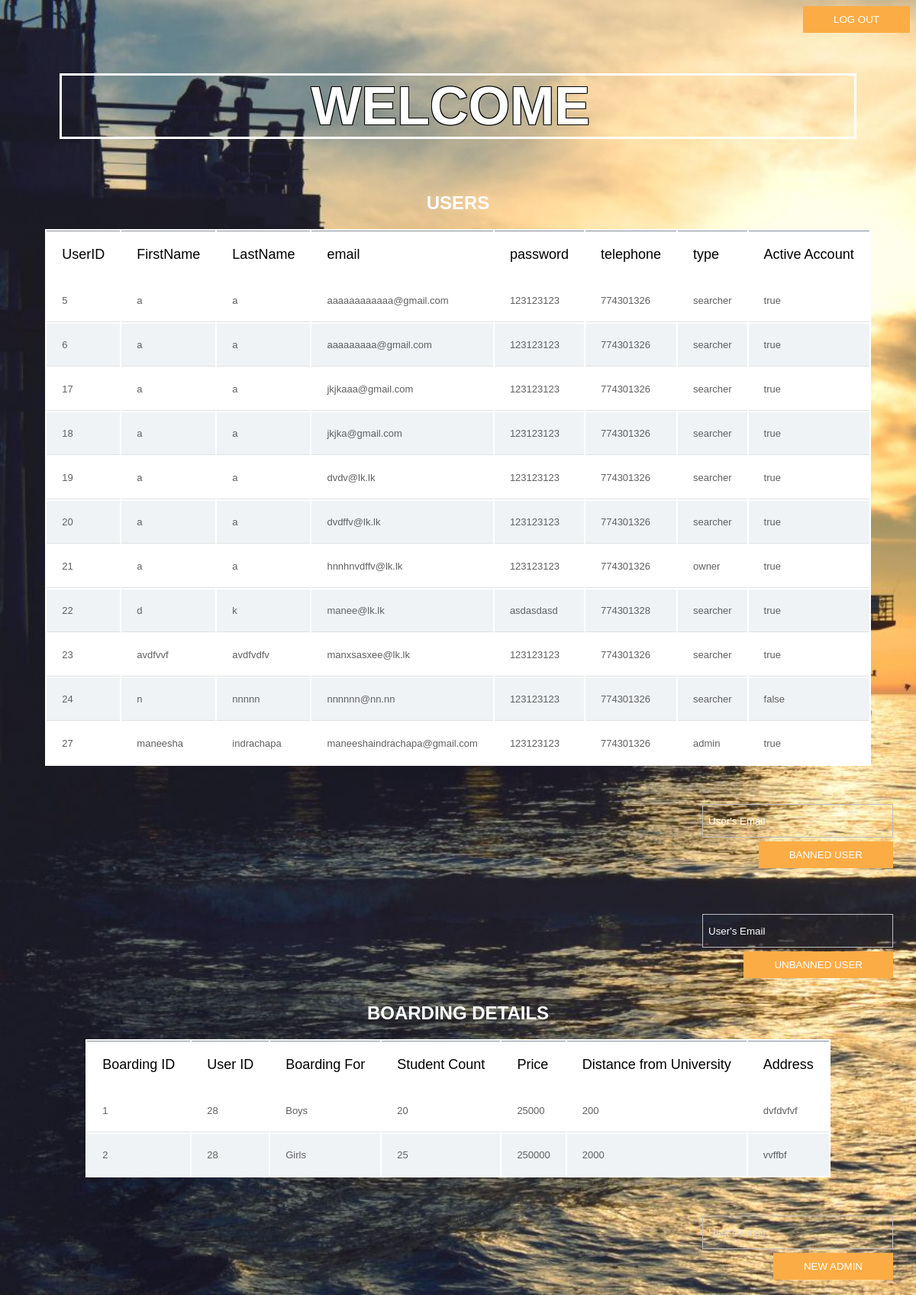
The app's page /process_admin.php with its own data.
### tables this page shows
CREATE TABLE `users` (
  `userID` int(11) NOT NULL,
  `firstName` varchar(50) NOT NULL,
  `lastName` varchar(50) NOT NULL,
  `email` varchar(80) NOT NULL,
  `password` varchar(50) NOT NULL,
  `telephone` int(11) NOT NULL,
  `type` varchar(10) NOT NULL,
  `profPic` varchar(50) NOT NULL,
  `active` varchar(10) NOT NULL
);

CREATE TABLE `boarding_details` (
  `boardingID` int(11) NOT NULL,
  `userID` int(11) NOT NULL,
  `boardingFor` varchar(10) NOT NULL,
  `studentCount` int(10) NOT NULL,
  `price` int(11) NOT NULL,
  `distance` int(10) NOT NULL,
  `address` varchar(80) NOT NULL
);

### php/DbConfig.php (called while the page is built, shortened)
<?php
class DbConfig{
    private $_host='localhost';
    private $_username='root';
    private $_password='';
    private $_database='accomodate_me_1';
    protected $connection;
    public function __construct(){
        if(!isset($this->connection)){
            $this->connection=new mysqli($this->_host,$this->_username,$this->_password,$this->_database);
        }
        return $this->connection;
    }
}
?>

### php/Crud.php (called while the page is built, shortened)
<?php
include_once 'DbConfig.php';
class Crud extends DbConfig{
    public function getData($query){
        $result=$this->connection->query($query);
        $rows=array();
        while($row=$result->fetch_assoc()){
            $rows[]=$row;
        }
        return $rows;
    }
}

### process_admin.php (the view, shortened to what this page needs)
<?php
include_once("php/Crud.php");
$crud=new Crud();
$email=$_SESSION['email'];
$name=$crud->getData("SELECT firstName FROM users where email='$email'");
$userDetails=$crud->getData("SELECT userID,firstName,lastName,email,password,telephone,type,active FROM users");
$boardingDetails=$crud->getData("SELECT boardingID,userID,boardingFor,studentCount,price,distance,address FROM boarding_details");
?>
<html>
    <head>
        <link href="css/style_process_admin.css" type="text/css" rel="stylesheet">
    </head>
    <body>
        <div style="float:right" class='log_out'>
            <form align="right" name="form1" method="post" action="php/logout.php">
              <label class="logoutLblPos">
                  <button name="log_out" type="submit" id="log_out" class="btn btn-info">Log Out</button>
              </label>
            </form>
            </div><br>
        <div>
        <h1>Welcome&nbsp;<?php echo $name[0]['firstName'];?></h1>
        <h2>Users</h2>
        <table class="table">
            <thead>
            <tr>
                <th>UserID</th>
                <th>FirstName</th>
                <th>LastName</th>
                <th>email</th>
                <th>password</th>
                <th>telephone</th>
                <th>type</th>
                <th>Active Account</th>
            </tr>
            </thead>
            <tbody>
        <?php
        if (sizeof($userDetails)> 0) {
            for($x=0;$x<sizeof($userDetails);$x++) {
                echo  "<tr><td>".$userDetails[$x]['userID']."</td><td>".$userDetails[$x]['firstName']."</td><td>".$userDetails[$x]['lastName']."</td><td>".$userDetails[$x]['email']."</td><td>".$userDetails[$x]['password']."</td><td>".$userDetails[$x]['telephone']."</td><td>".$userDetails[$x]['type']."</td><td>".$userDetails[$x]['active']."</td></tr>";
                }
            }else {
                echo "0 results";
                }
        ?>
            </tbody>
        </table>
        <div style="float:right">
            <form align="right" name="form2"  method="post" action="process_admin.php" class="admin-email-form">
              <label>
                  <input type="email" style="color:white" class="form-control" name="remove_email" value="User's Email">
                  <button name="removeEmailButton" type="submit"  class="btn btn-info">Banned User</button>
              </label>
            </form>
            </div><br><br><br><br><br><br><br><br>
         <div style="float:right">
            <form align="right" name="form2"  method="post" action="process_admin.php" class="admin-email-form">
              <label>
                  <input type="email" style="color:white" class="form-control" name="active_email" value="User's Email">
                  <button name="activeEmailButton" type="submit"  class="btn btn-info">Unbanned User</button>
              </label>
            </form>
            </div><br><br><br><br><br><br><br>
                <h2>Boarding Details</h2>
        <table class="table">
            <thead>
            <tr>
                <th>Boarding ID</th>
                <th>User ID</th>
                <th>Boarding For</th>
                <th>Student Count</th>
                <th>Price</th>
                <th>Distance from University</th>
                <th>Address</th>
            </tr>
            </thead>
            <tbody>
        <?php
        if ($boardingDetails> 0) {
           for($x=0;$x<sizeof($boardingDetails);$x++){
                echo  "<tr><td>".$boardingDetails[$x]['boardingID']."</td><td>".$boardingDetails[$x]['userID']."</td><td>".$boardingDetails[$x]['boardingFor']."</td><td>".$boardingDetails[$x]['studentCount']."</td><td>".$boardingDetails[$x]['price']."</td><td>".$boardingDetails[$x]['distance']."</td><td>".$boardingDetails[$x]['address']."</td></tr>";
                }
            }else {
                echo "0 results";
                }
        ?>
            </tbody>
        </table>
        </div>
        <div style="float:right">
            <form align="right" name="form1"  method="post" action="process_admin.php" class="admin-email-form">
              <label>
                  <input type="email" style="heght:40px" class="form-control" name="adminemail" value="User's Email">
                  <button name="adminEmailButton" type="submit"  class="btn btn-info" >New Admin</button>
              </label>
            </form>
            </div><br>
    </body>
</html>

### css/style_process_admin.css (style rules this page uses)
* { -moz-box-sizing: border-box; -webkit-box-sizing: border-box; box-sizing: border-box; }
body { background-image:url(../img/slider/02.jpg); background-repeat: no-repeat; background-size: cover; font-family: 'Raleway',sans-serif; background-attachment: fixed; height: 100%; }
h2 { color: white; font-family: 'Raleway',sans-serif; text-align: center; margin-top: 20px; text-transform: uppercase; }
h1 { color: white; font-family: 'Raleway',sans-serif; text-align: center; font-size: 70px; border: solid; margin: 70px; text-transform: uppercase; text-shadow: -1px -1px 0 #000,1px -1px 0 #000,-1px 1px 0 #000,1px 1px 0 #000; }
.btn.btn-info { background: #FCAC45; border: 0; border-radius:0%; padding: 10px 40px; color: #ffffff; text-transform: uppercase; }
table { border-collapse: separate; background:#fff; @include border-radius(5px); margin:20px auto; @include box-shadow(0px 0px 5px rgba(0,0,0,0.3)); }
thead { @include border-radius(5px); }
tbody tr td { font-family: 'Raleway',sans-serif; font-weight:400; color:#5f6062; font-size:13px; padding:20px 20px 20px 20px; border-bottom:1px solid #e0e0e0; }
tbody tr:nth-child(2n) { background:#f0f3f5; }
.form-control { width: 250px; background: none; height: 40px; color: #ddd; background: none; height: 44px; color: #ddd; }
.admin-email-form { margin:10px ; max-width: 400px; padding: 20px 12px 10px 20px; font-size: 13px ; font-family:'Raleway',sans-serif; }
.admin-email-form input[type=email] { box-sizing: border-box; -webkit-box-sizing: border-box; -moz-box-sizing: border-box; border:1px solid #BEBEBE; padding: 7px; margin-bottom:5px; -webkit-transition: all 0.30s ease-in-out; -moz-transition: all 0.30s ease-in-out; -ms-transition: all 0.30s ease-in-out; -o-transition: all 0.30s ease-in-out; outline: none; }
.admin-email-form input[type=email]:focus, { -moz-box-shadow: 0 0 8px #88D5E9; -webkit-box-shadow: 0 0 8px #88D5E9; box-shadow: 0 0 8px #88D5E9; border: 1px solid #88D5E9; }

### records on screen
users: userID "5", firstName "a", lastName "a", email "aaaaaaaaaaaa@gmail.com", password "123123123", telephone "774301326", type "searcher", active "true"
users: userID "6", firstName "a", lastName "a", email "aaaaaaaaa@gmail.com", password "123123123", telephone "774301326", type "searcher", active "true"
users: userID "17", firstName "a", lastName "a", email "jkjkaaa@gmail.com", password "123123123", telephone "774301326", type "searcher", active "true"
users: userID "18", firstName "a", lastName "a", email "jkjka@gmail.com", password "123123123", telephone "774301326", type "searcher", active "true"
users: userID "19", firstName "a", lastName "a", email "dvdv@lk.lk", password "123123123", telephone "774301326", type "searcher", active "true"
users: userID "20", firstName "a", lastName "a", email "dvdffv@lk.lk", password "123123123", telephone "774301326", type "searcher", active "true"
users: userID "21", firstName "a", lastName "a", email "hnnhnvdffv@lk.lk", password "123123123", telephone "774301326", type "owner", active "true"
users: userID "22", firstName "d", lastName "k", email "manee@lk.lk", password "asdasdasd", telephone "774301328", type "searcher", active "true"
users: userID "23", firstName "avdfvvf", lastName "avdfvdfv", email "manxsasxee@lk.lk", password "123123123", telephone "774301326", type "searcher", active "true"
users: userID "24", firstName "n", lastName "nnnnn", email "nnnnnn@nn.nn", password "123123123", telephone "774301326", type "searcher", active "false"
users: userID "27", firstName "maneesha", lastName "indrachapa", email "maneeshaindrachapa@gmail.com", password "123123123", telephone "774301326", type "admin", active "true"
boarding_details: boardingID "1", userID "28", boardingFor "Boys", studentCount "20", price "25000", distance "200", address "dvfdvfvf"
boarding_details: boardingID "2", userID "28", boardingFor "Girls", studentCount "25", price "250000", distance "2000", address "vvffbf"
